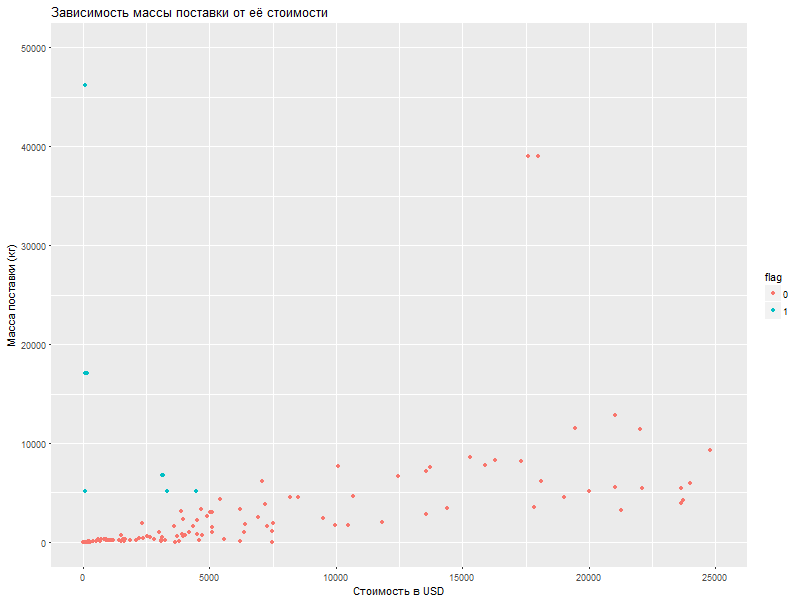

Generate this figure with R:
#студент ИИС ПМИ 4-1
#Санисло К. А.

library('data.table') 
library('moments')  
library('lattice')
library('ggplot2') 

fileURL <- 'https://raw.githubusercontent.com/aksyuk/R-data/master/COMTRADE/040510-Imp-RF-comtrade.csv'
#директория для данных
if (!file.exists('./data')) {
  dir.create('./data')
}
#файл с логом загрузок
if (!file.exists('./data/download.log')) {
  file.create('./data/download.log')
}
#запись в лог
if (!file.exists('./data/040510-Imp-RF-comtrade.csv')) {
  download.file(fileURL, './data/040510-Imp-RF-comtrade.csv')
  # сделать запись в лог
  write(paste('Файл "040510-Imp-RF-comtrade.csv" загружен', Sys.time()), 
        file = './data/download.log', append = T)
}
#данные из файла во фрейм
if (!exists('DT')){
  DT <- data.table(read.csv('./data/040510-Imp-RF-comtrade.csv', as.is = T))
}

dim(DT)
str(DT)
DT

DT[, Netweight.kg := as.double(Netweight.kg)]
# считаем медианы и округляем до целого, как исходные данные
DT[, round(median(.SD$Netweight.kg, na.rm = T), 0), 
   by = Year]

# сначала все забиваем медианами
DT[, Netweight.kg.median := 
     round(median(.SD$Netweight.kg, na.rm = T), 0), 
   by = Year]
# копируем не пропущенные значения 
DT[!is.na(Netweight.kg), 
   Netweight.kg.median := Netweight.kg]

# смотрим результат
DT[, Netweight.kg, Netweight.kg.median]
DT[is.na(Netweight.kg), 
   Netweight.kg, Netweight.kg.median]
#задаём флажок для метки значений которые раньше были пустыми
DT[, flag := 0]
DT[is.na(Netweight.kg), flag := 1]
DT[, flag := as.factor(flag)]
#строим график разброса
USD <- DT$Trade.Value.USD
Netweight <- DT$Netweight.kg.median

gp <- ggplot(DT,
             aes(x = USD, y = Netweight))
gp <- gp + geom_point()
gp
gp <- gp + geom_point(aes(color = flag))
gp
gp <- gp + labs(title = "Зависимость массы поставки от её стоимости", 
                x = "Стоимость в USD", y = "Масса поставки (кг)") 
gp
#отрегулируем диапазон значений системы координат для изменения масштаба
gp <- gp + coord_cartesian(xlim = c(0, 25000), ylim = c(0, 50000))
gp

png(filename = "Rplot.png", units = "px", 
    width = 800, height = 600)
gp
dev.off()
